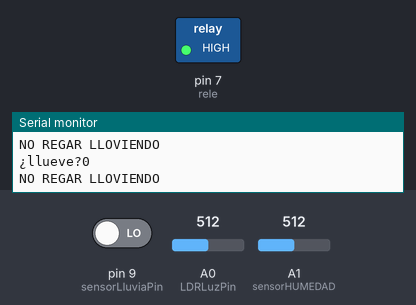
Bench run of a sketch on a simulated Arduino Uno, built with avr-gcc and run on an emulated ATmega328P. Parts: switched loads named in the sketch (green lamp = pin HIGH), the last lines printed to the serial monitor. The test bench sets the inputs (shaded band); at power-on: pin 9 (sensorLluviaPin) LOW, A0 (LDRLuzPin) = 512, A1 (sensorHUMEDAD) = 512.

Above: at 5.8 s.
5.9 s: pin 9 (sensorLluviaPin) driven HIGH
11.9 s: A0 (LDRLuzPin) set to 109
17.9 s: A0 (LDRLuzPin) set to 92
At 21.0 s:
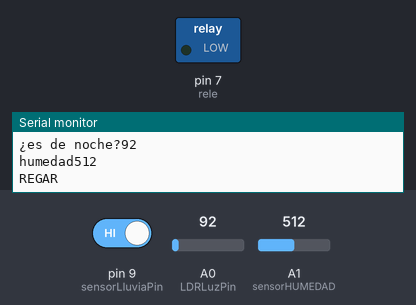
23.9 s: A1 (sensorHUMEDAD) set to 494
At 26.1 s:
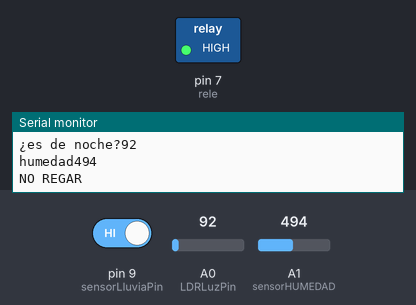
31.5 s: A1 (sensorHUMEDAD) set to 510
At 36.2 s:
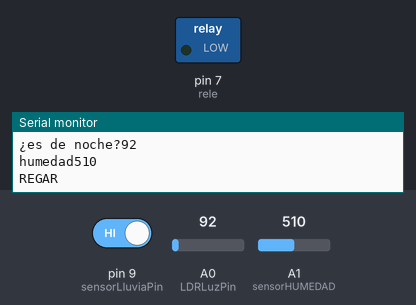
37.5 s: A1 (sensorHUMEDAD) set to 490
At 41.2 s:
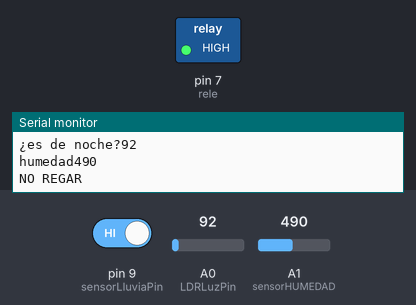
Timing chart, 0 to 42.7 s (numbered marks = the images above; inputs shaded):
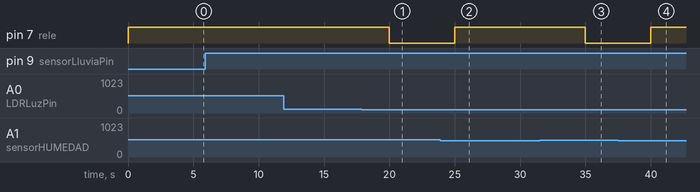

Measured:
- the behaviour switches between 100 and 99 on A0 (LDRLuzPin) (found by bisection; images 0 and 1)
- the behaviour switches between 501 and 500 on A1 (sensorHUMEDAD) (found by bisection; images 1 and 2)
- after the input at 17.9 s, pin 7 (rele): HIGH → LOW after 2.1 s
- after the input at 23.9 s, pin 7 (rele): LOW → HIGH after 1.1 s
- after the input at 31.5 s, pin 7 (rele): HIGH → LOW after 3.5 s
- after the input at 37.5 s, pin 7 (rele): LOW → HIGH after 2.5 s

The sketch:

Huerto_completo.ino
```cpp
 const int sensorLluviaPin = 9;
 const int sensorHUMEDAD = A1;
 const int LDRLuzPin = A0;
 const int LuzMinima = 100;
 const int HumedadMinima = 500;
 const int rele = 7;


void setup() {
  // put your setup code here, to run once:
  Serial.begin(9600);
  pinMode(sensorLluviaPin, INPUT);
  pinMode(rele,OUTPUT);
}

void loop() {
  // put your main code here, to run repeatedly:
  int humedad = analogRead(sensorHUMEDAD);
  int luz = analogRead(LDRLuzPin);
  int llueve = digitalRead(sensorLluviaPin );  //lectura digital de pin

  while(true){
     Serial.print("¿llueve?");
      Serial.println(llueve);
    if(llueve == 1){//NO LLUEVE
       Serial.print("¿es de noche?");
       Serial.println(luz);
      if(luz < LuzMinima){ //es de noche
        Serial.print("humedad");
        Serial.println(humedad);
        if(humedad > HumedadMinima){ // cuanto mayor es el numero mas secas estan las plantas
            digitalWrite(rele,LOW );
            Serial.println("REGAR");
        }
        else{
          digitalWrite(rele, HIGH);
          Serial.println("NO REGAR");
        }
      }else{
       digitalWrite(rele, HIGH);
       Serial.println("NO REGAR DE DIA");
      }
    }else{
       digitalWrite(rele, HIGH);
       Serial.println("NO REGAR LLOVIENDO");
    }
  delay(5000);

  humedad = analogRead(sensorHUMEDAD);
  luz = analogRead(LDRLuzPin);
  llueve = digitalRead(sensorLluviaPin );  //lectura digital de pin
  }

}
```
